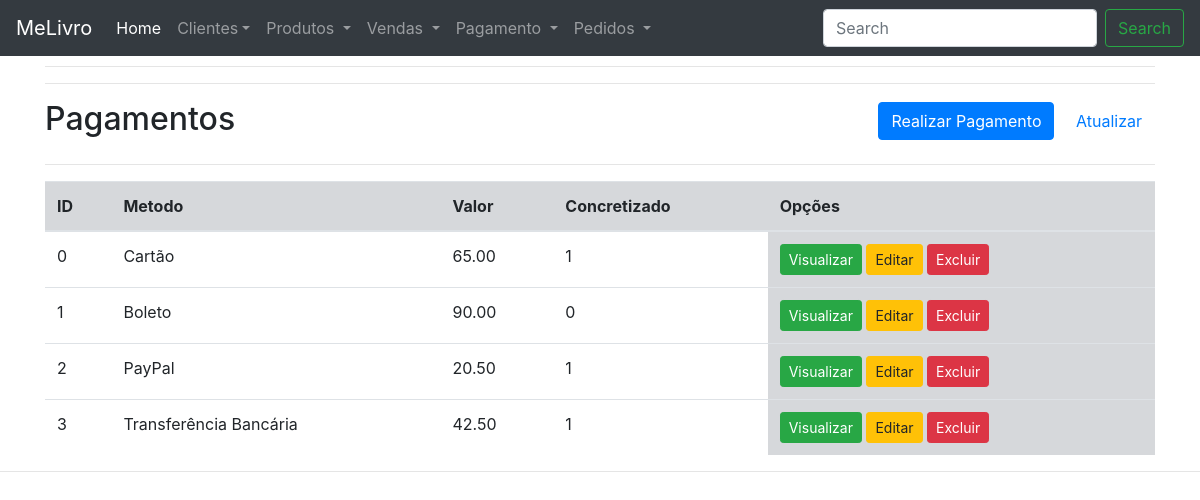
The app's page /CRUD/melivro/pagamento/index.php with its own data.
### tables this page shows
CREATE TABLE IF NOT EXISTS PAGAMENTO(
    CODPAG INT NOT NULL,
    METODO_PAG VARCHAR(30) NOT NULL,
    VALOR DECIMAL(10,2) NOT NULL,
    CONCRETIZADO TINYINT(1) NOT NULL,  
    PRIMARY KEY(CODPAG)
);

### CRUD/melivro/pagamento/functionsPag.php (called while the page is built, shortened)
<?php
function indexPagamentos() {
	$pagamentos = findPagamentos_all('pagamento');
}
function findPagamentos_all( $table ){
	return findPagamentos($table);
}
function findPagamentos($table = null, $id = null){
  	$database = open_database();
	  $found = null;
  	if($table == 'pagamento'){
    	try{
    		$sql = "SELECT * FROM pagamento" ;
    		$result = $database->query($sql);
	    	if ($result->num_rows > 0) {
        		$found = $result->fetch_all(MYSQLI_ASSOC);
    	  	}
    	}catch (Exception $e) {
     		 $_SESSION['message'] = $e->GetMessage();
      		 $_SESSION['type'] = 'danger';
    	}
  }
  return $found;
}
?>

### CRUD/melivro/pagamento/index.php (the view, shortened to what this page needs)
<?php
    require_once('functionsPag.php');
	indexPagamentos();
?>
<header>
	<hr>
	<hr>
	<div class="row">
		<div class="col-sm-6">
			<h2>Pagamentos</h2>
		</div>
		<div class="col-sm-6 text-right h2">
	    	<a class="btn btn-primary" href="add.php"><i class="fa fa-plus"></i> Realizar Pagamento</a>
	    	<a class="btn btn-default" href="index.php"><i class="fa fa-refresh"></i> Atualizar</a>
	    </div>
	</div>
</header>
<hr>
<div class="table-responsive-sm">
	<table class="table">
	<thead>
		<tr>
			<th class="table-secondary" scope="col">ID</th>
			<th class="table-secondary" scope="col">Metodo</th>
			<th class="table-secondary" scope="col">Valor</th>
			<th class="table-secondary" scope="col">Concretizado</th>
			<th class="table-secondary" scope="col">Opções</th>
		</tr>
	</thead>
	<tbody>
	<?php
	if ($pagamentos) :
		foreach ($pagamentos as $pagamento) : ?>
		<tr>
			<td scope="row"><?php echo $pagamento["CODPAG"]; ?></td>
			<td><?php echo $pagamento["METODO_PAG"]; ?></td>
			<td><?php echo $pagamento["VALOR"]; ?></td>
			<td><?php echo $pagamento["CONCRETIZADO"]; ?></td>
			<td class="table-secondary">
				<a href="view.php?id=<?php echo $pagamento['CODPAG']; ?>" class="btn btn-sm btn-success"><i class="fa fa-eye"></i> Visualizar</a>
				<a href="edit.php?id=<?php echo $pagamento['CODPAG']; ?>" class="btn btn-sm btn-warning"><i class="fa fa-pencil"></i> Editar</a>
				<a href="delete.php" class="btn btn-sm btn-danger" data-toggle="modal" data-target="#delete-modal" data-customer="<?php echo $pagamento['CODPAG']; ?>">Excluir
				</a>
			</td>
		</tr>
		<?php endforeach; ?>
	<?php else : ?>
		<tr>
			<td colspan="6">Nenhum registro encontrado.</td>
		</tr>
	<?php endif; ?>
	</tbody>
	</table>
</div>

### CRUD/melivro/inc/header.php (style rules this page uses)
body { padding-top: 50px; padding-bottom: 20px; }

### records on screen
pagamento: CODPAG "0", METODO_PAG "Cartão", VALOR "65.00", CONCRETIZADO "1"
pagamento: CODPAG "1", METODO_PAG "Boleto", VALOR "90.00", CONCRETIZADO "0"
pagamento: CODPAG "2", METODO_PAG "PayPal", VALOR "20.50", CONCRETIZADO "1"
pagamento: CODPAG "3", METODO_PAG "Transferência Bancária", VALOR "42.50", CONCRETIZADO "1"
